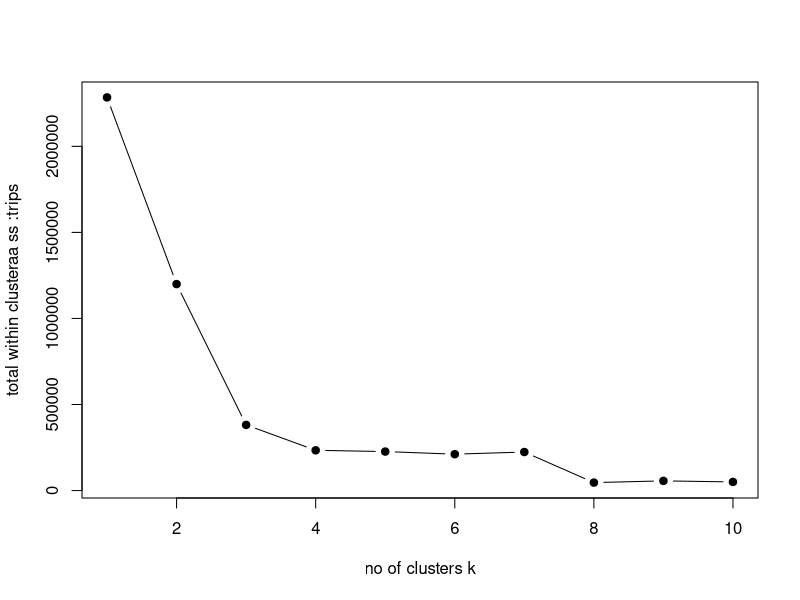

Here is the R script that generated this plot:
data =read.csv("tripDetails.csv",row.names = 1)
View(data)
str(data)
tripcluster=kmeans(data,3)
#kmean=kmean(x,centers,iter.)

k.max<-10
wss<-rep(NA,k.max)
nclust<-list()
for (i in 1:k.max){
  driveclass<-kmeans(data,i)
  wss[i]<-driveclass$tot.withinss
  nclust[[i]]<-driveclass$size
}
plot(1:k.max,wss,
     type="b",pch=19,
     xlab="no of clusters k",
     ylab="total within clusteraa ss :trips")
     
     